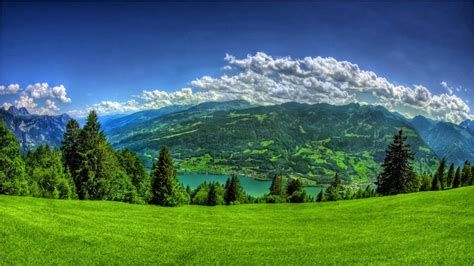
#> input picture Pengolahan Citra Dasar/Gambar.jpg, 474 x 266 px, found by its file name
$ python 8.MorfologiClosing.py
#> lines starting #> are read from the running program, lines starting #| are printed output that depends on the picture; after the words box and inside, x2 and y2 are one past the last pixel; in counts of white or black regions, pixels touching at a corner belong together
import cv2 as cv
import numpy as np

citra = cv.imread("D:/ideapadGAMING/Download/Gambar.jpg")
#> citra is the input picture: shape (266, 474, 3); mean B, G, R 92.2, 112.5, 72.6

gray = cv.cvtColor(citra, cv.COLOR_BGR2GRAY)
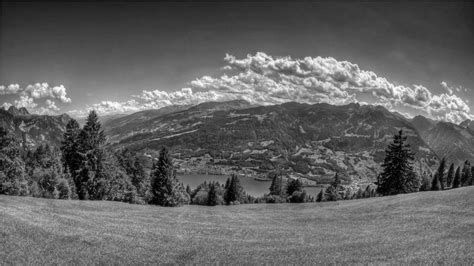
#> gray: shape (266, 474); min 0, max 254, mean 98.2

ret, thresh = cv.threshold(gray, 127, 255, cv.THRESH_BINARY)
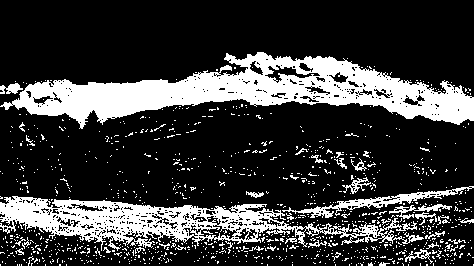
#> thresh: shape (266, 474); 23% white; 1017 white regions (979 under 20 px), largest, box (x1, y1, x2, y2) and area: (0, 52, 474, 129) 14904, (0, 196, 424, 251) 8488, (282, 186, 474, 218) 1102

kernel = np.ones((5, 5), np.uint8)

closing = cv.morphologyEx(thresh, cv.MORPH_CLOSE, kernel)
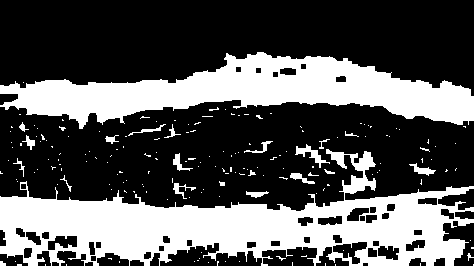
#> closing: shape (266, 474); 34.1% white; 180 white regions (157 under 20 px), largest, box (x1, y1, x2, y2) and area: (0, 149, 474, 266) 23891, (0, 52, 474, 129) 17180, (295, 144, 330, 168) 231

cv.imshow('Citra Asli', citra)
cv.imshow('Citra Grayscale', gray)
cv.imshow('Citra Biner', thresh)
cv.imshow('Citra Closing', closing)

cv.waitKey(0)
cv.destroyAllWindows()
